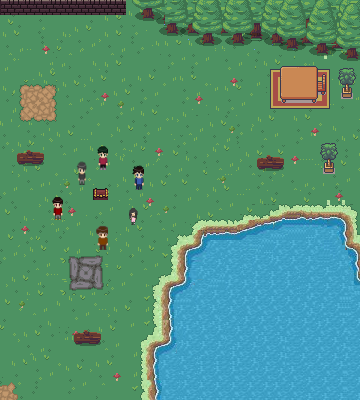

A level layout from a 2D game, rendered from its tile map. Below: a short description, then the map file with tile-grid data replaced by summaries:
An orthogonal 120x80 tile map with 3x5 px tiles, 10 tile layers (background, grass, carpet, chair, ...), 11 tilesets and 32 objects.

<map version="1.5" tiledversion="1.7.2" orientation="orthogonal" renderorder="right-down" width="120" height="80" tilewidth="3" tileheight="5" infinite="0" nextlayerid="43" nextobjectid="81">
 <tileset firstgid="1" source="ee963979ef24bc0fc8deda19646c5393.tsx" />
 <tileset firstgid="10721" source="Interiors_free_16x16.tsx" />
 <tileset firstgid="34861" source="tileset.tsx" />
 <tileset firstgid="40525" source="RPG Nature Tileset.tsx" />
 <tileset firstgid="52666" source="tilemap_test_1.tsx" />
 <tileset firstgid="57001" source="Dema_14x26.tsx" />
 <tileset firstgid="57021" source="Shiho_14x26.tsx" />
 <tileset firstgid="57041" source="Henry_14x26.tsx" />
 <tileset firstgid="57061" source="Hinn_14x26.tsx" />
 <tileset firstgid="57081" source="Vincent_14x26.tsx" />
 <tileset firstgid="57101" source="Miu_14x26.tsx" />
 <layer id="4" name="background" width="120" height="80">
  <data>[9600 cells, 9600 non-empty, 637 distinct tile ids]</data>
 </layer>
 <layer id="14" name="grass" width="120" height="80">
  <data>[9600 cells, 3189 non-empty, 665 distinct tile ids]</data>
 </layer>
 <layer id="10" name="carpet" width="120" height="80">
  <data>[9600 cells, 402 non-empty, 252 distinct tile ids]</data>
 </layer>
 <layer id="12" name="chair" width="120" height="80">
  <data>[9600 cells, 36 non-empty, 36 distinct tile ids]</data>
 </layer>
 <layer id="11" name="table" width="120" height="80">
  <data>[9600 cells, 135 non-empty, 135 distinct tile ids]</data>
 </layer>
 <layer id="17" name="tree" width="120" height="80">
  <data>[9600 cells, 472 non-empty, 121 distinct tile ids]</data>
 </layer>
 <layer id="18" name="tree2" width="120" height="80">
  <data>[9600 cells, 754 non-empty, 200 distinct tile ids]</data>
 </layer>
 <layer id="19" name="tree3" width="120" height="80">
  <data>[9600 cells, 798 non-empty, 183 distinct tile ids]</data>
 </layer>
 <layer id="25" name="tapes" width="120" height="80">
  <data>[9600 cells, 15 non-empty, 15 distinct tile ids]</data>
 </layer>
 <layer id="30" name="NPC" width="120" height="80">
  <data>[9600 cells, 109 non-empty, 109 distinct tile ids]</data>
 </layer>
 <group id="6" name="Static Objects">
  <objectgroup id="42" name="miu">
   <object id="80" x="130" y="208.75" width="7.25" height="15" />
  </objectgroup>
  <objectgroup id="37" name="henry">
   <object id="75" x="53.75" y="200.25" width="8.25" height="19.25" />
  </objectgroup>
  <objectgroup id="38" name="shiho">
   <object id="74" x="98.75" y="148" width="9.25" height="21.5" />
  </objectgroup>
  <objectgroup id="39" name="hinn">
   <object id="76" x="134" y="167" width="8.5" height="22.25" />
  </objectgroup>
  <objectgroup id="40" name="vince">
   <object id="77" x="97.75" y="227.25" width="8.5" height="21.75" />
  </objectgroup>
  <objectgroup id="41" name="dema">
   <object id="78" x="78" y="164" width="7" height="20.25" />
  </objectgroup>
  <objectgroup id="26" name="tapes">
   <object id="41" x="95.1304" y="190.609" width="10.7391" height="7.43478" />
  </objectgroup>
  <objectgroup id="7" name="Wall">
   <object id="21" x="126.583" y="0.125" width="233.5" height="20.0417" />
   <object id="22" x="157.25" y="21.75" width="202.5" height="13.5" />
   <object id="23" x="196" y="35.25" width="163.75" height="10" />
   <object id="24" x="280.25" y="46.25" width="79.5" height="4.75" />
  </objectgroup>
  <objectgroup id="20" name="Wall">
   <object id="8" x="284.292" y="74.1042" width="28.6875" height="22.4792" />
   <object id="20" x="317.875" y="78.1875" width="3.9375" height="12.9375" />
  </objectgroup>
  <objectgroup id="21" name="Wall">
   <object id="9" x="0.0606027" y="0.242421" width="126.606" height="15.0909" />
   <object id="38" x="-4.33333" y="16" width="4" height="384" />
   <object id="39" x="0.333333" y="400.667" width="359.333" height="4" />
   <object id="40" x="359.333" y="59.3333" width="3" height="162.667" />
  </objectgroup>
  <objectgroup id="22" name="Wall">
   <object id="27" x="149" y="342.667" width="210.667" height="57" />
   <object id="28" x="163.333" y="284.667" width="196" height="57.6667" />
   <object id="29" x="177.917" y="274.667" width="181.417" height="8.33333" />
   <object id="30" x="177.333" y="245.333" width="182" height="28" />
   <object id="31" x="194.25" y="236.333" width="164.417" height="7" />
   <object id="32" x="195.25" y="227.167" width="164.083" height="7.83333" />
   <object id="33" x="244.25" y="222" width="115.333" height="4" />
   <object id="34" x="272.167" y="217.083" width="85.3333" height="3.66667" />
   <object id="35" x="283.75" y="211.583" width="59.25" height="3" />
  </objectgroup>
  <objectgroup id="24" name="Wall">
   <object id="12" x="20.3636" y="155.227" width="19.3636" height="5.86364" />
   <object id="13" x="261.125" y="160.625" width="17.875" height="5.5" />
   <object id="14" x="76.5" y="262.432" width="18" height="19.8182" />
   <object id="15" x="325" y="149.125" width="7.875" height="19.875" />
   <object id="16" x="342.75" y="73.25" width="8" height="21.25" />
   <object id="17" x="78.1364" y="335.045" width="18.1364" height="6.18182" />
  </objectgroup>
 </group>
</map>
